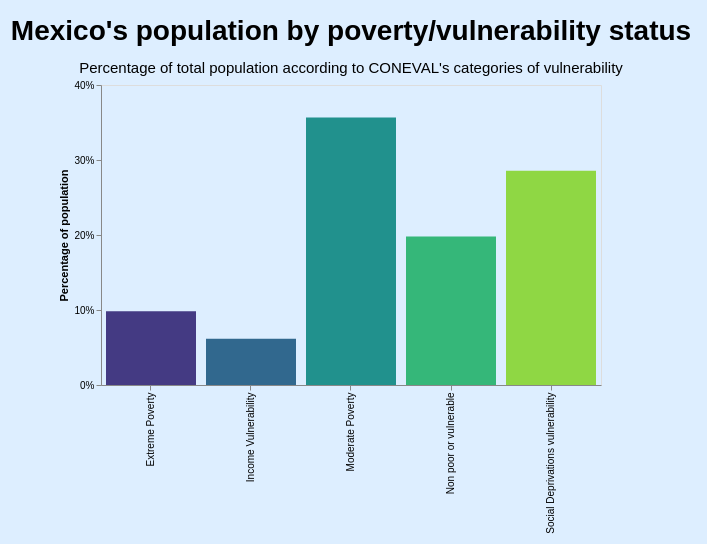

Specify this chart in Vega-Lite:
### Vega specification from a JSON file in a GitHub repository (floating-point values rounded to 4 significant figures)
{"$schema": "https://vega.github.io/schema/vega/v5.json", "background": "#DDEEFF", "padding": {"left": 10, "top": 18, "right": 15, "bottom": 10}, "width": 500, "height": 300, "title": {"text": "Mexico's population by poverty/vulnerability status", "fontSize": 28, "subtitle": "Percentage of total population according to CONEVAL's categories of vulnerability", "subtitleFontSize": 15, "subtitlePadding": 15, "frame": "group"}, "style": "cell", "data": [{"name": "Select_store", "values": [{"unit": "", "fields": [{"type": "E", "field": "year"}], "values": [2012]}]}, {"name": "data-489310faf5cf2d683a3aa8ac5d5b5605", "values": [{"type": "Extreme Poverty", "year": 2012, "pob": 11528950, "pob_ent": 117306151, "percentage": 0.09828, "order": 0}, {"type": "Extreme Poverty", "year": 2014, "pob": 11442303, "pob_ent": 119871143, "percentage": 0.09546, "order": 0}, {"type": "Extreme Poverty", "year": 2016, "pob": 9375581, "pob_ent": 122636694, "percentage": 0.07645, "order": 0}, {"type": "Extreme Poverty", "year": 2018, "pob": 9310153, "pob_ent": 125082416, "percentage": 0.07443, "order": 0}, {"type": "Income Vulnerability", "year": 2012, "pob": 7228628, "pob_ent": 117306151, "percentage": 0.06162, "order": 3}, {"type": "Income Vulnerability", "year": 2014, "pob": 8475777, "pob_ent": 119871143, "percentage": 0.07071, "order": 3}, {"type": "Income Vulnerability", "year": 2016, "pob": 8605022, "pob_ent": 122636694, "percentage": 0.07017, "order": 3}, {"type": "Income Vulnerability", "year": 2018, "pob": 8628005, "pob_ent": 125082416, "percentage": 0.06898, "order": 3}, {"type": "Moderate Poverty", "year": 2012, "pob": 41820952, "pob_ent": 117306151, "percentage": 0.3565, "order": 1}, {"type": "Moderate Poverty", "year": 2014, "pob": 43899253, "pob_ent": 119871143, "percentage": 0.3662, "order": 1}, {"type": "Moderate Poverty", "year": 2016, "pob": 44042570, "pob_ent": 122636694, "percentage": 0.3591, "order": 1}, {"type": "Moderate Poverty", "year": 2018, "pob": 43115734, "pob_ent": 125082416, "percentage": 0.3447, "order": 1}, {"type": "Non poor or vulnerable", "year": 2012, "pob": 23210928, "pob_ent": 117306151, "percentage": 0.1979, "order": 4}, {"type": "Non poor or vulnerable", "year": 2014, "pob": 24578250, "pob_ent": 119871143, "percentage": 0.205, "order": 4}, {"type": "Non poor or vulnerable", "year": 2016, "pob": 27752767, "pob_ent": 122636694, "percentage": 0.2263, "order": 4}, {"type": "Non poor or vulnerable", "year": 2018, "pob": 27352149, "pob_ent": 125082416, "percentage": 0.2187, "order": 4}, {"type": "Social Deprivations vulnerability", "year": 2012, "pob": 33516693, "pob_ent": 117306151, "percentage": 0.2857, "order": 2}, {"type": "Social Deprivations vulnerability", "year": 2014, "pob": 31475560, "pob_ent": 119871143, "percentage": 0.2626, "order": 2}, {"type": "Social Deprivations vulnerability", "year": 2016, "pob": 32860754, "pob_ent": 122636694, "percentage": 0.268, "order": 2}, {"type": "Social Deprivations vulnerability", "year": 2018, "pob": 36676375, "pob_ent": 125082416, "percentage": 0.2932, "order": 2}]}, {"name": "data_0", "source": "data-489310faf5cf2d683a3aa8ac5d5b5605", "transform": [{"type": "filter", "expr": "!length(data(\"Select_store\")) || vlSelectionTest(\"Select_store\", datum)"}, {"type": "stack", "groupby": ["type"], "field": "percentage", "sort": {"field": [], "order": []}, "as": ["percentage_start", "percentage_end"], "offset": "zero"}, {"type": "filter", "expr": "isValid(datum[\"percentage\"]) && isFinite(+datum[\"percentage\"])"}]}], "signals": [{"name": "unit", "value": {}, "on": [{"events": "mousemove", "update": "isTuple(group()) ? group() : unit"}]}, {"name": "Select_year", "init": "2012", "bind": {"input": "range", "max": 2018, "min": 2012, "step": 2}}, {"name": "Select", "update": "vlSelectionResolve(\"Select_store\", \"union\", true, true)"}, {"name": "Select_tuple", "update": "Select_year !== null ? {fields: Select_tuple_fields, values: [Select_year]} : null"}, {"name": "Select_tuple_fields", "value": [{"type": "E", "field": "year"}]}, {"name": "Select_modify", "on": [{"events": {"signal": "Select_tuple"}, "update": "modify(\"Select_store\", Select_tuple, true)"}]}], "marks": [{"name": "marks", "type": "rect", "style": ["bar"], "interactive": true, "from": {"data": "data_0"}, "encode": {"update": {"fill": {"scale": "color", "field": "type"}, "tooltip": {"signal": "{\"percentage\": format(datum[\"percentage\"], \".0%\"), \"Population\": isValid(datum[\"pob\"]) ? datum[\"pob\"] : \"\"+datum[\"pob\"]}"}, "ariaRoleDescription": {"value": "bar"}, "description": {"signal": "\"type: \" + (isValid(datum[\"type\"]) ? datum[\"type\"] : \"\"+datum[\"type\"]) + \"; percentage: \" + (format(datum[\"percentage\"], \".0%\")) + \"; Population: \" + (isValid(datum[\"pob\"]) ? datum[\"pob\"] : \"\"+datum[\"pob\"]) + \"; Percentage of population: \" + (format(datum[\"percentage\"], \".0%\"))"}, "x": {"scale": "x", "field": "type"}, "width": {"scale": "x", "band": 1}, "y": {"scale": "y", "field": "percentage_end"}, "y2": {"scale": "y", "field": "percentage_start"}}}}], "scales": [{"name": "x", "type": "band", "domain": {"data": "data_0", "field": "type", "sort": true}, "range": [0, {"signal": "width"}], "paddingInner": 0.1, "paddingOuter": 0.05}, {"name": "y", "type": "linear", "domain": [0, 0.4], "range": [{"signal": "height"}, 0], "zero": true}, {"name": "color", "type": "ordinal", "domain": {"data": "data_0", "field": "type", "sort": true}, "range": {"scheme": "viridis"}}], "axes": [{"scale": "x", "orient": "bottom", "grid": false, "labelAlign": "right", "labelAngle": 270, "labelBaseline": "middle", "zindex": 0}, {"scale": "y", "orient": "left", "grid": false, "title": "Percentage of population", "format": ".0%", "tickCount": 4, "labelOverlap": true, "zindex": 0}], "config": {"axis": {"grid": false}}}
